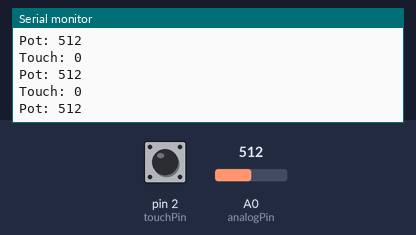
Simulated run of this sketch. Board: Arduino Uno, built with avr-gcc and run on an emulated ATmega328P. On the bench: the last lines printed to the serial monitor. The inputs (shaded band) are chosen by the test bench; at power-on: A0 (analogPin) = 512, pin 2 (touchPin) LOW.

Above: at 2.2 s.
2.3 s: A0 (analogPin) set to 716
At 2.81 s:
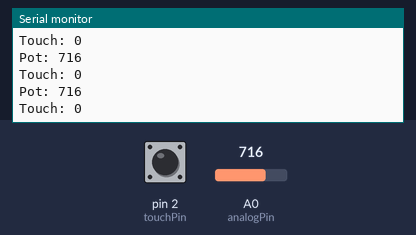
3.8 s: pin 2 (touchPin) pulled HIGH for 0.15 s
5.4 s: A0 (analogPin) set to 900
At 5.43 s:
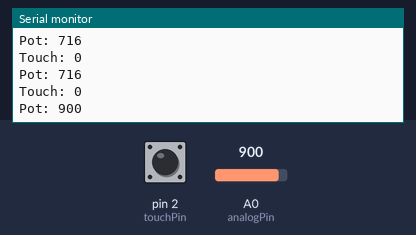
Timing chart, 0 to 8.4 s (numbered marks = the images above; inputs shaded):
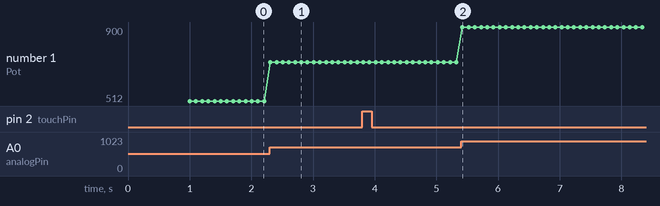

Measured:
- after the input at 2.3 s, the serial monitor: prints a new line at once (image 1)
- after the input at 5.4 s, the serial monitor: prints a new line at once (image 2)
- plotted number 1: 512 → 716 after the input at 2.3 s, 716 → 900 after the input at 5.4 s

The sketch:

1_inputs.ino
```cpp
/***
This is a simple demo that reads the state of a touch sensor on bautrate 115200
0 for not touched, 1 for touched
***/
const int touchPin = 2;
const int analogPin = A0;
void setup() {
  Serial.begin(115200);
  pinMode(touchPin, INPUT);
  delay(1000);
}

void loop() {
  int state = digitalRead(touchPin);
  Serial.print("Touch: ");
  Serial.println(state);
  int value = analogRead(analogPin);
  Serial.print("Pot: ");
  Serial.println(value);
  delay(100);  // Read every 100ms
}
```
